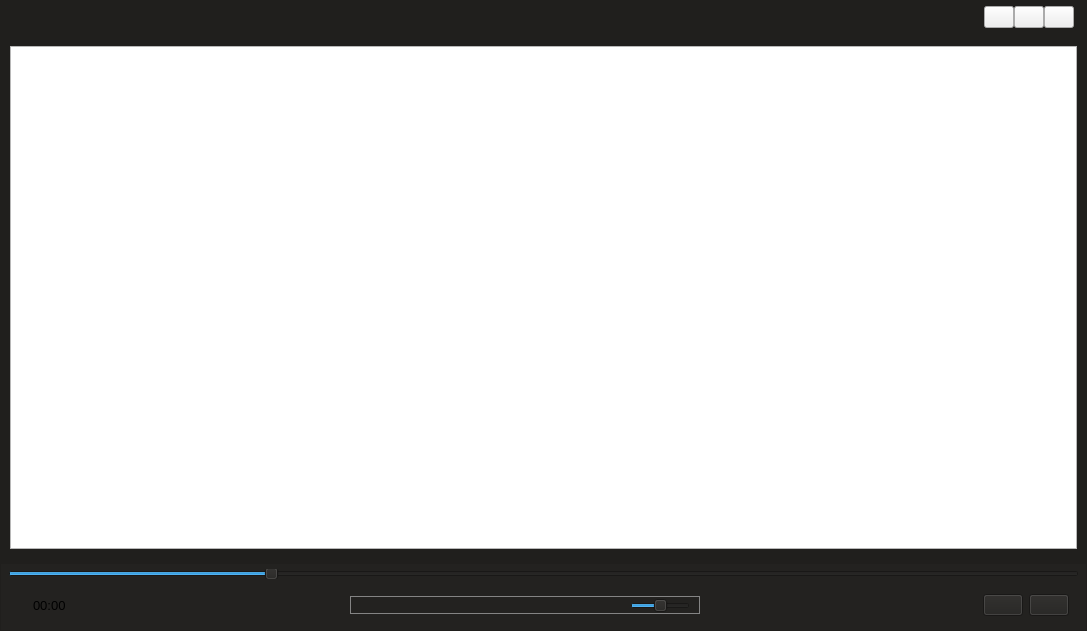
<?xml version="1.0" encoding="UTF-8"?>
<ui version="4.0">
 <class>Video</class>
 <widget class="QWidget" name="Video">
  <property name="geometry">
   <rect>
    <x>0</x>
    <y>0</y>
    <width>1087</width>
    <height>631</height>
   </rect>
  </property>
  <property name="windowTitle">
   <string>Form</string>
  </property>
  <property name="autoFillBackground">
   <bool>true</bool>
  </property>
  <property name="styleSheet">
   <string notr="true"/>
  </property>
  <layout class="QVBoxLayout" name="verticalLayout_4">
   <property name="leftMargin">
    <number>0</number>
   </property>
   <property name="topMargin">
    <number>0</number>
   </property>
   <property name="rightMargin">
    <number>0</number>
   </property>
   <property name="bottomMargin">
    <number>0</number>
   </property>
   <item>
    <widget class="QWidget" name="main" native="true">
     <property name="autoFillBackground">
      <bool>false</bool>
     </property>
     <property name="styleSheet">
      <string notr="true">#main {
	background-color: #201f1d;
}</string>
     </property>
     <layout class="QVBoxLayout" name="verticalLayout_2">
      <property name="leftMargin">
       <number>1</number>
      </property>
      <property name="topMargin">
       <number>1</number>
      </property>
      <property name="rightMargin">
       <number>1</number>
      </property>
      <property name="bottomMargin">
       <number>1</number>
      </property>
      <item>
       <layout class="QVBoxLayout" name="verticalLayout">
        <item>
         <widget class="QWidget" name="top" native="true">
          <property name="minimumSize">
           <size>
            <width>0</width>
            <height>30</height>
           </size>
          </property>
          <layout class="QHBoxLayout" name="horizontalLayout_2">
           <property name="leftMargin">
            <number>0</number>
           </property>
           <property name="topMargin">
            <number>5</number>
           </property>
           <property name="rightMargin">
            <number>5</number>
           </property>
           <property name="bottomMargin">
            <number>0</number>
           </property>
           <item>
            <layout class="QHBoxLayout" name="horizontalLayout_4">
             <property name="spacing">
              <number>0</number>
             </property>
             <property name="rightMargin">
              <number>7</number>
             </property>
             <item>
              <widget class="QLabel" name="label">
               <property name="text">
                <string/>
               </property>
              </widget>
             </item>
             <item alignment="Qt::AlignmentFlag::AlignTop">
              <widget class="QPushButton" name="mini">
               <property name="maximumSize">
                <size>
                 <width>30</width>
                 <height>30</height>
                </size>
               </property>
               <property name="cursor">
                <cursorShape>PointingHandCursor</cursorShape>
               </property>
               <property name="text">
                <string/>
               </property>
               <property name="icon">
                <iconset theme="QIcon::ThemeIcon::ListRemove"/>
               </property>
               <property name="iconSize">
                <size>
                 <width>10</width>
                 <height>10</height>
                </size>
               </property>
              </widget>
             </item>
             <item alignment="Qt::AlignmentFlag::AlignTop">
              <widget class="QPushButton" name="full">
               <property name="maximumSize">
                <size>
                 <width>30</width>
                 <height>30</height>
                </size>
               </property>
               <property name="cursor">
                <cursorShape>PointingHandCursor</cursorShape>
               </property>
               <property name="text">
                <string/>
               </property>
               <property name="icon">
                <iconset theme="QIcon::ThemeIcon::MediaPlaybackStop"/>
               </property>
               <property name="iconSize">
                <size>
                 <width>10</width>
                 <height>10</height>
                </size>
               </property>
               <property name="autoRepeatDelay">
                <number>300</number>
               </property>
              </widget>
             </item>
             <item alignment="Qt::AlignmentFlag::AlignTop">
              <widget class="QPushButton" name="exit">
               <property name="sizePolicy">
                <sizepolicy hsizetype="Minimum" vsizetype="Fixed">
                 <horstretch>0</horstretch>
                 <verstretch>0</verstretch>
                </sizepolicy>
               </property>
               <property name="minimumSize">
                <size>
                 <width>0</width>
                 <height>0</height>
                </size>
               </property>
               <property name="maximumSize">
                <size>
                 <width>30</width>
                 <height>30</height>
                </size>
               </property>
               <property name="font">
                <font>
                 <italic>false</italic>
                 <bold>false</bold>
                </font>
               </property>
               <property name="cursor">
                <cursorShape>PointingHandCursor</cursorShape>
               </property>
               <property name="statusTip">
                <string/>
               </property>
               <property name="autoFillBackground">
                <bool>false</bool>
               </property>
               <property name="text">
                <string/>
               </property>
               <property name="icon">
                <iconset theme="QIcon::ThemeIcon::ApplicationExit"/>
               </property>
               <property name="iconSize">
                <size>
                 <width>10</width>
                 <height>10</height>
                </size>
               </property>
               <property name="checkable">
                <bool>false</bool>
               </property>
               <property name="checked">
                <bool>false</bool>
               </property>
               <property name="autoRepeat">
                <bool>false</bool>
               </property>
               <property name="autoExclusive">
                <bool>false</bool>
               </property>
              </widget>
             </item>
            </layout>
           </item>
          </layout>
         </widget>
        </item>
        <item>
         <widget class="QWidget" name="midde" native="true">
          <property name="autoFillBackground">
           <bool>false</bool>
          </property>
          <property name="styleSheet">
           <string notr="true"/>
          </property>
          <layout class="QHBoxLayout" name="horizontalLayout">
           <property name="spacing">
            <number>0</number>
           </property>
           <item>
            <widget class="QGraphicsView" name="graphicsView"/>
           </item>
          </layout>
         </widget>
        </item>
        <item>
         <widget class="QWidget" name="bottom" native="true">
          <property name="maximumSize">
           <size>
            <width>16777215</width>
            <height>80</height>
           </size>
          </property>
          <property name="styleSheet">
           <string notr="true">background-color: #232220;</string>
          </property>
          <layout class="QVBoxLayout" name="verticalLayout_3">
           <property name="leftMargin">
            <number>0</number>
           </property>
           <property name="topMargin">
            <number>0</number>
           </property>
           <property name="rightMargin">
            <number>0</number>
           </property>
           <property name="bottomMargin">
            <number>0</number>
           </property>
           <item>
            <layout class="QVBoxLayout" name="verticalLayout_6">
             <property name="leftMargin">
              <number>7</number>
             </property>
             <property name="topMargin">
              <number>5</number>
             </property>
             <property name="rightMargin">
              <number>7</number>
             </property>
             <property name="bottomMargin">
              <number>5</number>
             </property>
             <item>
              <widget class="QSlider" name="progressBar">
               <property name="maximumSize">
                <size>
                 <width>16777215</width>
                 <height>10</height>
                </size>
               </property>
               <property name="styleSheet">
                <string notr="true"/>
               </property>
               <property name="value">
                <number>24</number>
               </property>
               <property name="orientation">
                <enum>Qt::Orientation::Horizontal</enum>
               </property>
              </widget>
             </item>
             <item>
              <widget class="QWidget" name="widget_7" native="true">
               <property name="minimumSize">
                <size>
                 <width>0</width>
                 <height>40</height>
                </size>
               </property>
               <layout class="QHBoxLayout" name="horizontalLayout_9">
                <property name="leftMargin">
                 <number>0</number>
                </property>
                <property name="topMargin">
                 <number>0</number>
                </property>
                <property name="rightMargin">
                 <number>0</number>
                </property>
                <property name="bottomMargin">
                 <number>0</number>
                </property>
                <item>
                 <layout class="QHBoxLayout" name="horizontalLayout_6">
                  <item>
                   <spacer name="horizontalSpacer_3">
                    <property name="orientation">
                     <enum>Qt::Orientation::Horizontal</enum>
                    </property>
                    <property name="sizeType">
                     <enum>QSizePolicy::Policy::Maximum</enum>
                    </property>
                    <property name="sizeHint" stdset="0">
                     <size>
                      <width>25</width>
                      <height>20</height>
                     </size>
                    </property>
                   </spacer>
                  </item>
                  <item>
                   <widget class="QLabel" name="time">
                    <property name="minimumSize">
                     <size>
                      <width>0</width>
                      <height>0</height>
                     </size>
                    </property>
                    <property name="font">
                     <font>
                      <pointsize>10</pointsize>
                     </font>
                    </property>
                    <property name="text">
                     <string>00:00</string>
                    </property>
                   </widget>
                  </item>
                  <item>
                   <spacer name="horizontalSpacer_2">
                    <property name="orientation">
                     <enum>Qt::Orientation::Horizontal</enum>
                    </property>
                    <property name="sizeHint" stdset="0">
                     <size>
                      <width>40</width>
                      <height>20</height>
                     </size>
                    </property>
                   </spacer>
                  </item>
                  <item alignment="Qt::AlignmentFlag::AlignHCenter|Qt::AlignmentFlag::AlignVCenter">
                   <widget class="QWidget" name="PartButtons" native="true">
                    <property name="minimumSize">
                     <size>
                      <width>350</width>
                      <height>0</height>
                     </size>
                    </property>
                    <property name="styleSheet">
                     <string notr="true">#PartButtons{
	border: 1px solid #848484;
	border-radius: 22px;
}</string>
                    </property>
                    <layout class="QHBoxLayout" name="horizontalLayout_11">
                     <property name="leftMargin">
                      <number>0</number>
                     </property>
                     <property name="topMargin">
                      <number>0</number>
                     </property>
                     <property name="rightMargin">
                      <number>10</number>
                     </property>
                     <property name="bottomMargin">
                      <number>0</number>
                     </property>
                     <item>
                      <layout class="QHBoxLayout" name="horizontalLayout_10">
                       <property name="spacing">
                        <number>0</number>
                       </property>
                       <property name="topMargin">
                        <number>2</number>
                       </property>
                       <property name="bottomMargin">
                        <number>1</number>
                       </property>
                       <item>
                        <widget class="QPushButton" name="stop">
                         <property name="cursor">
                          <cursorShape>PointingHandCursor</cursorShape>
                         </property>
                         <property name="styleSheet">
                          <string notr="true">QPushButton{
	border: none;
	background-color: transparent;
	padding: 0px;
}
</string>
                         </property>
                         <property name="text">
                          <string/>
                         </property>
                         <property name="icon">
                          <iconset resource="resources.qrc">
                           <normaloff>:/JukeBox/Icon/2.png</normaloff>:/JukeBox/Icon/2.png</iconset>
                         </property>
                         <property name="iconSize">
                          <size>
                           <width>30</width>
                           <height>30</height>
                          </size>
                         </property>
                        </widget>
                       </item>
                       <item>
                        <widget class="QPushButton" name="left">
                         <property name="cursor">
                          <cursorShape>PointingHandCursor</cursorShape>
                         </property>
                         <property name="styleSheet">
                          <string notr="true">QPushButton{
	border: none;
	background-color: transparent;
	padding: 0px;
}
</string>
                         </property>
                         <property name="text">
                          <string/>
                         </property>
                         <property name="icon">
                          <iconset resource="resources.qrc">
                           <normaloff>:/JukeBox/Icon/left.png</normaloff>:/JukeBox/Icon/left.png</iconset>
                         </property>
                         <property name="iconSize">
                          <size>
                           <width>40</width>
                           <height>40</height>
                          </size>
                         </property>
                        </widget>
                       </item>
                       <item>
                        <widget class="QPushButton" name="play">
                         <property name="cursor">
                          <cursorShape>PointingHandCursor</cursorShape>
                         </property>
                         <property name="styleSheet">
                          <string notr="true">QPushButton{
	border: none;
	background-color: transparent;
	padding: 0px;
	border-radius: 22px;
}


</string>
                         </property>
                         <property name="text">
                          <string/>
                         </property>
                         <property name="icon">
                          <iconset resource="resources.qrc">
                           <normaloff>:/JukeBox/Icon/1.png</normaloff>:/JukeBox/Icon/1.png</iconset>
                         </property>
                         <property name="iconSize">
                          <size>
                           <width>45</width>
                           <height>45</height>
                          </size>
                         </property>
                         <property name="default">
                          <bool>false</bool>
                         </property>
                        </widget>
                       </item>
                       <item>
                        <widget class="QPushButton" name="right">
                         <property name="cursor">
                          <cursorShape>PointingHandCursor</cursorShape>
                         </property>
                         <property name="styleSheet">
                          <string notr="true">QPushButton{
	border: none;
	background-color: transparent;
	padding: 0px;
}
</string>
                         </property>
                         <property name="text">
                          <string/>
                         </property>
                         <property name="icon">
                          <iconset resource="resources.qrc">
                           <normaloff>:/JukeBox/Icon/right.png</normaloff>:/JukeBox/Icon/right.png</iconset>
                         </property>
                         <property name="iconSize">
                          <size>
                           <width>40</width>
                           <height>30</height>
                          </size>
                         </property>
                        </widget>
                       </item>
                       <item>
                        <widget class="QPushButton" name="valume">
                         <property name="cursor">
                          <cursorShape>PointingHandCursor</cursorShape>
                         </property>
                         <property name="styleSheet">
                          <string notr="true">QPushButton{
	border: none;
	background-color: transparent;
	padding: 0px;
}
</string>
                         </property>
                         <property name="text">
                          <string/>
                         </property>
                         <property name="icon">
                          <iconset resource="resources.qrc">
                           <normaloff>:/JukeBox/Icon/11.png</normaloff>:/JukeBox/Icon/11.png</iconset>
                         </property>
                         <property name="iconSize">
                          <size>
                           <width>30</width>
                           <height>30</height>
                          </size>
                         </property>
                        </widget>
                       </item>
                       <item>
                        <widget class="QSlider" name="volumeSlider">
                         <property name="maximumSize">
                          <size>
                           <width>60</width>
                           <height>20</height>
                          </size>
                         </property>
                         <property name="toolTip">
                          <string>Volume</string>
                         </property>
                         <property name="minimum">
                          <number>0</number>
                         </property>
                         <property name="maximum">
                          <number>100</number>
                         </property>
                         <property name="value">
                          <number>50</number>
                         </property>
                         <property name="orientation">
                          <enum>Qt::Orientation::Horizontal</enum>
                         </property>
                        </widget>
                       </item>
                      </layout>
                     </item>
                    </layout>
                   </widget>
                  </item>
                  <item>
                   <spacer name="horizontalSpacer">
                    <property name="orientation">
                     <enum>Qt::Orientation::Horizontal</enum>
                    </property>
                    <property name="sizeHint" stdset="0">
                     <size>
                      <width>40</width>
                      <height>20</height>
                     </size>
                    </property>
                   </spacer>
                  </item>
                  <item>
                   <widget class="QPushButton" name="playlist">
                    <property name="text">
                     <string/>
                    </property>
                    <property name="icon">
                     <iconset resource="resources.qrc">
                      <normaloff>:/JukeBox/Icon/5.png</normaloff>:/JukeBox/Icon/5.png</iconset>
                    </property>
                    <property name="iconSize">
                     <size>
                      <width>25</width>
                      <height>25</height>
                     </size>
                    </property>
                   </widget>
                  </item>
                  <item>
                   <widget class="QPushButton" name="addvideo">
                    <property name="text">
                     <string/>
                    </property>
                    <property name="icon">
                     <iconset resource="resources.qrc">
                      <normaloff>:/JukeBox/Icon/add.png</normaloff>:/JukeBox/Icon/add.png</iconset>
                    </property>
                    <property name="iconSize">
                     <size>
                      <width>25</width>
                      <height>25</height>
                     </size>
                    </property>
                   </widget>
                  </item>
                  <item>
                   <spacer name="horizontalSpacer_4">
                    <property name="orientation">
                     <enum>Qt::Orientation::Horizontal</enum>
                    </property>
                    <property name="sizeType">
                     <enum>QSizePolicy::Policy::Maximum</enum>
                    </property>
                    <property name="sizeHint" stdset="0">
                     <size>
                      <width>10</width>
                      <height>20</height>
                     </size>
                    </property>
                   </spacer>
                  </item>
                 </layout>
                </item>
               </layout>
              </widget>
             </item>
            </layout>
           </item>
          </layout>
         </widget>
        </item>
       </layout>
      </item>
     </layout>
    </widget>
   </item>
  </layout>
 </widget>
 <resources>
  <include location="resources.qrc"/>
 </resources>
 <connections/>
</ui>
